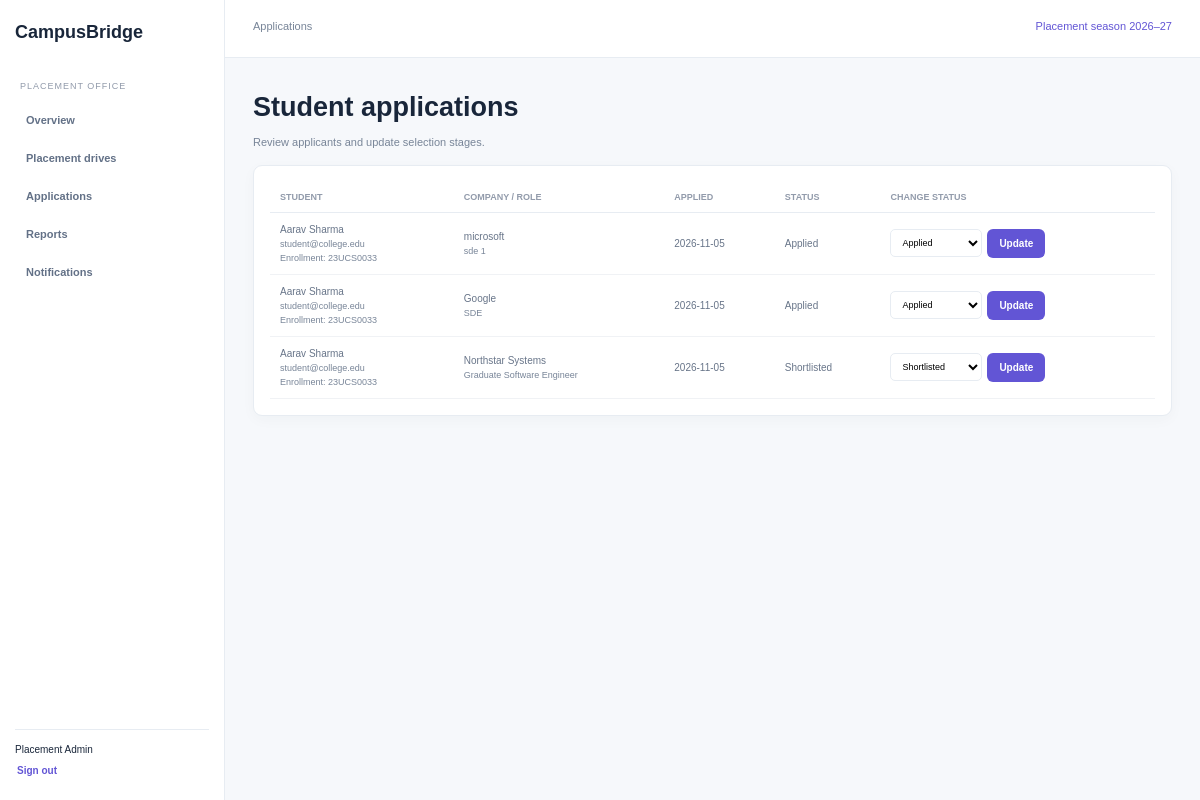
Screenshot of /admin/applications (signed in) with the database file from the repository.
### tables this page shows
CREATE TABLE users(id INTEGER PRIMARY KEY,name TEXT NOT NULL,email TEXT UNIQUE NOT NULL,password TEXT NOT NULL,role TEXT NOT NULL,branch TEXT DEFAULT '',year INTEGER DEFAULT 2027,cgpa REAL DEFAULT 0,backlogs INTEGER DEFAULT 0, phone TEXT DEFAULT '', email_notifications INTEGER NOT NULL DEFAULT 1, enrollment TEXT);

CREATE TABLE applications(id INTEGER PRIMARY KEY,student_id INTEGER REFERENCES users(id),drive_id INTEGER REFERENCES drives(id),status TEXT DEFAULT 'Applied',applied TEXT NOT NULL,UNIQUE(student_id,drive_id));

CREATE TABLE companies(id INTEGER PRIMARY KEY,name TEXT UNIQUE NOT NULL);

CREATE TABLE drives(id INTEGER PRIMARY KEY,company_id INTEGER REFERENCES companies(id),title TEXT NOT NULL,description TEXT DEFAULT '',ctc TEXT DEFAULT '',branches TEXT DEFAULT '',mincgpa REAL DEFAULT 0,maxbacklogs INTEGER DEFAULT 0,deadline TEXT NOT NULL,drive_date TEXT NOT NULL,venue TEXT DEFAULT '',status TEXT DEFAULT 'Open');

### placement_app/placement.py (the view, shortened to what this page needs)
@bp.route("/applications",methods=["GET","POST"])
@login_required("admin")
def applications():
 c=get_db()
 rows=c.execute("SELECT a.*,u.name student,u.email,u.enrollment,d.title,c.name company FROM applications a JOIN users u ON u.id=a.student_id JOIN drives d ON d.id=a.drive_id JOIN companies c ON c.id=d.company_id ORDER BY a.applied DESC").fetchall()
 return render_template("admin/applications.html",applications=rows,statuses=STAGES)

### placement_app/auth.py (called while the page is built)
def get_current_user():
    user_id=session.get("user_id")
    if user_id is None:
        return None
    return get_db().execute("SELECT * FROM users WHERE id=?",(user_id,)).fetchone()

### placement_app/database.py (called while the page is built)
def get_db():
 if "db" not in g:
  g.db=sqlite3.connect(current_app.config["DATABASE"]);g.db.row_factory=sqlite3.Row;g.db.execute("PRAGMA foreign_keys=ON")
 return g.db

### placement_app/security.py (called while the page is built)
def login_required(role=None):
    def decorate(view):
        @wraps(view)
        def wrapped(*args,**kwargs):
            from .auth import get_current_user
            user=get_current_user()
            if user is None:
                return redirect(url_for("auth.login"))
            if role and user["role"]!=role:
                abort(403)
            return view(*args,**kwargs)
        return wrapped
    return decorate

### templates/admin/applications.html
{% extends "base.html" %}{% block title %}Applications{% endblock %}{% block content %}<h1>Student applications</h1><p>Review applicants and update selection stages.</p><section class="panel scroll"><table><tr><th>Student</th><th>Company / role</th><th>Applied</th><th>Status</th><th>Change status</th></tr>{% for a in applications %}<tr><td>{{ a.student }}<small>{{ a.email }}</small><small>Enrollment: {{ a.enrollment or 'Not recorded' }}</small></td><td>{{ a.company }}<small>{{ a.title }}</small></td><td>{{ a.applied[:10] }}</td><td>{{ a.status }}</td><td><form class="inline" method="post"><input type="hidden" name="_csrf_token" value="{{ csrf_token }}"><input type="hidden" name="application_id" value="{{ a.id }}"><select name="status">{% for s in statuses %}<option {{ 'selected' if a.status==s }}>{{ s }}</option>{% endfor %}</select><button>Update</button></form></td></tr>{% else %}<tr><td colspan="5">No applications.</td></tr>{% endfor %}</table></section>{% endblock %}

### templates/base.html
<!doctype html><html lang="en"><head><meta charset="utf-8"><meta name="viewport" content="width=device-width,initial-scale=1"><title>{% block title %}Placement Hub{% endblock %} · CampusBridge</title><link rel="stylesheet" href="{{ url_for('static',filename='style.css') }}"></head><body>{% if current_user %}<div class="shell"><aside><a class="brand" href="{{ url_for('home') }}">CampusBridge</a><small>{{ 'PLACEMENT OFFICE' if current_user.role=='admin' else 'STUDENT WORKSPACE' }}</small><nav>{% if current_user.role=='student' %}<a href="{{ url_for('student.dashboard') }}">Overview</a><a href="{{ url_for('student.opportunities') }}">Opportunities</a><a href="{{ url_for('student.applications') }}">My applications</a><a href="{{ url_for('student.profile') }}">My profile</a>{% else %}<a href="{{ url_for('placement.dashboard') }}">Overview</a><a href="{{ url_for('placement.drives') }}">Placement drives</a><a href="{{ url_for('placement.applications') }}">Applications</a><a href="{{ url_for('reports.index') }}">Reports</a>{% endif %}<a href="{{ url_for('notifications.index') }}">Notifications</a></nav><footer>{{ current_user.name }}<form method="post" action="{{ url_for('auth.logout') }}"><input type="hidden" name="_csrf_token" value="{{ csrf_token }}"><button>Sign out</button></form></footer></aside><main><header>{{ self.title() }} <span>Placement season 2026–27</span></header><div class="content">{% for kind,message in get_flashed_messages(with_categories=true) %}<p class="flash {{ kind }}">{{ message }}</p>{% endfor %}{% block content %}{% endblock %}</div></main></div>{% else %}{% block public_content %}{% endblock %}{% endif %}</body></html>

### static/style.css (style rules this page uses)
:root { --ink:#19263a;--muted:#788598;--line:#e7ecf2;--purple:#6255d5;--bg:#f6f8fb }
* { box-sizing:border-box }
body { margin:0;background:var(--bg);color:var(--ink);font:14px "DM Sans",Arial }
h1,h2,b,.brand { font-family:Manrope,Arial }
h1 { font-size:27px;margin:8px 0 }
p { color:var(--muted);font-size:11px;line-height:1.5 }
a { color:var(--purple);text-decoration:none;font-size:11px;font-weight:700 }
.shell aside { position:fixed;inset:0 auto 0 0;width:225px;background:white;border-right:1px solid var(--line);padding:22px 15px;display:flex;flex-direction:column }
.brand { font-size:18px;color:var(--ink);font-weight:800 }
.shell aside>small { margin:38px 5px 12px;color:#929bab;font-size:9px;letter-spacing:1px }
.shell nav { display:grid;gap:4px }
.shell nav a { padding:11px;border-radius:7px;color:#637187 }
.shell footer { margin-top:auto;border-top:1px solid var(--line);padding-top:14px;font-size:10px }
.shell footer form { margin-top:8px }
.shell button,.login button,.formgrid button { border:0;border-radius:6px;background:var(--purple);color:white;padding:9px 12px;font-weight:700;cursor:pointer;font-size:10px }
.shell footer button { background:transparent;color:var(--purple);padding:2px }
.shell main { margin-left:225px }
.shell header { height:58px;background:white;border-bottom:1px solid var(--line);padding:20px 28px;font-size:11px;color:var(--muted) }
.shell header span { float:right;color:var(--purple) }
.content { padding:26px 28px;max-width:1400px;margin:auto }
.panel,.stats>div { background:white;border:1px solid var(--line);border-radius:9px;padding:16px;margin:14px 0;box-shadow:0 4px 14px #23354a08 }
.row small,td small,small { display:block;color:var(--muted);font-size:9px;margin-top:4px }
.scroll { overflow:auto }
table { border-collapse:collapse;width:100%;text-align:left;white-space:nowrap }
th { font-size:9px;color:#929bab;text-transform:uppercase;padding:10px;border-bottom:1px solid var(--line) }
td { font-size:10px;color:#687589;padding:11px 10px;border-bottom:1px solid #f0f2f5 }
.inline { display:flex;gap:5px;align-items:center }
.inline select { padding:7px;border:1px solid var(--line);border-radius:5px;background:white;font-size:9px }

### rows the page displays
users: role "PLACEMENT OFFICE", name "Placement Admin"
applications: student "Aarav Sharma", email "student@college.edu", enrollment "23UCS0033", company "microsoft", title "sde 1", applied "2026-11-05", status "Applied"
applications: student "Aarav Sharma", email "student@college.edu", enrollment "23UCS0033", company "Google", title "SDE", applied "2026-11-05", status "Applied"
applications: student "Aarav Sharma", email "student@college.edu", enrollment "23UCS0033", company "Northstar Systems", title "Graduate Software Engineer", applied "2026-11-05", status "Shortlisted"

### other values shown
form field status "Applied"
form field status "Shortlisted"
